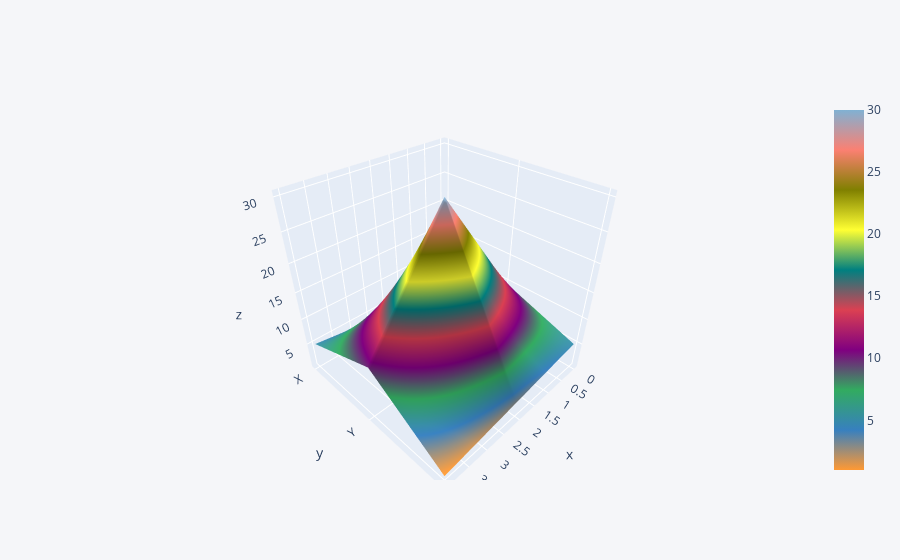

Notebook source saved alongside this figure:
### Code cell
df4.iplot(kind='surface',color='rdylbu')

### Figure 1 — Plotly figure (JSON) as saved in the notebook; plotly's stock layout.template omitted (floating-point values rounded to 4 significant figures)
{"data": [{"colorscale": [[0, "rgb(255, 153, 51)"], [0.1111, "rgb(55, 128, 191)"], [0.2222, "rgb(50, 171, 96)"], [0.3333, "rgb(128, 0, 128)"], [0.4444, "rgb(219, 64, 82)"], [0.5556, "rgb(0, 128, 128)"], [0.6667, "rgb(255, 255, 51)"], [0.7778, "rgb(128, 128, 0)"], [0.8889, "rgb(251, 128, 114)"], [1, "rgb(128, 177, 211)"]], "type": "surface", "x": [0, 1, 2, 3, 4], "y": ["X", "Y", "Z"], "z": [[1, 2, 3, 4, 5], [10, 20, 30, 20, 10], [5, 4, 3, 2, 1]]}], "layout": {"legend": {"bgcolor": "#F5F6F9", "font": {"color": "#4D5663"}}, "paper_bgcolor": "#F5F6F9", "plot_bgcolor": "#F5F6F9", "title": {"font": {"color": "#4D5663"}}, "xaxis": {"gridcolor": "#E1E5ED", "showgrid": true, "tickfont": {"color": "#4D5663"}, "title": {"font": {"color": "#4D5663"}, "text": ""}, "zerolinecolor": "#E1E5ED"}, "yaxis": {"gridcolor": "#E1E5ED", "showgrid": true, "tickfont": {"color": "#4D5663"}, "title": {"font": {"color": "#4D5663"}, "text": ""}, "zerolinecolor": "#E1E5ED"}}}
